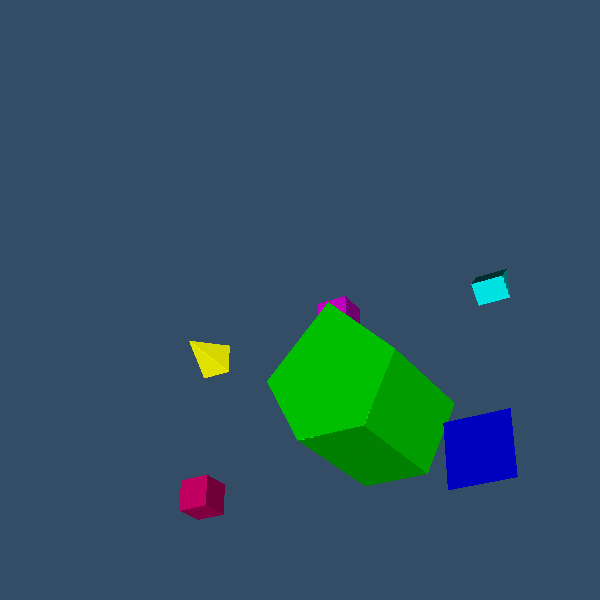

Reproduce this figure in Python.
#!/usr/bin/env python
# Demonstrate vtkCellCentersPointPlacer constraining a distance widget to cell centers.

import vtkmodules.vtkInteractionStyle  # noqa: F401
import vtkmodules.vtkRenderingFreeType  # noqa: F401
import vtkmodules.vtkRenderingOpenGL2  # noqa: F401

from vtkmodules.vtkCommonCore import vtkPoints
from vtkmodules.vtkCommonDataModel import (
    VTK_TETRA,
    vtkCellArray,
    vtkHexahedron,
    vtkPentagonalPrism,
    vtkPyramid,
    vtkTetra,
    vtkUnstructuredGrid,
    vtkVoxel,
    vtkWedge,
)
from vtkmodules.vtkCommonMath import vtkMatrix4x4
from vtkmodules.vtkCommonTransforms import vtkMatrixToLinearTransform
from vtkmodules.vtkFiltersGeneral import vtkTransformFilter
from vtkmodules.vtkInteractionWidgets import (
    vtkCellCentersPointPlacer,
    vtkDistanceRepresentation2D,
    vtkDistanceWidget,
    vtkPointHandleRepresentation3D,
)
from vtkmodules.vtkRenderingCore import (
    vtkActor,
    vtkDataSetMapper,
    vtkRenderWindow,
    vtkRenderWindowInteractor,
    vtkRenderer,
)

# Data: hexahedron
hex_points = vtkPoints()
hex_points.InsertNextPoint(0.0, 0.0, 0.0)
hex_points.InsertNextPoint(1.0, 0.0, 0.0)
hex_points.InsertNextPoint(1.0, 1.0, 0.0)
hex_points.InsertNextPoint(0.0, 1.0, 0.0)
hex_points.InsertNextPoint(0.0, 0.0, 1.0)
hex_points.InsertNextPoint(1.0, 0.0, 1.0)
hex_points.InsertNextPoint(1.0, 1.0, 1.0)
hex_points.InsertNextPoint(0.0, 1.0, 1.0)
hex_cell = vtkHexahedron()
hex_cell.GetPointIds().SetId(0, 0)
hex_cell.GetPointIds().SetId(1, 1)
hex_cell.GetPointIds().SetId(2, 2)
hex_cell.GetPointIds().SetId(3, 3)
hex_cell.GetPointIds().SetId(4, 4)
hex_cell.GetPointIds().SetId(5, 5)
hex_cell.GetPointIds().SetId(6, 6)
hex_cell.GetPointIds().SetId(7, 7)
hex_grid = vtkUnstructuredGrid()
hex_grid.SetPoints(hex_points)
hex_grid.InsertNextCell(hex_cell.GetCellType(), hex_cell.GetPointIds())

# Data: pentagonal prism
prism_points = vtkPoints()
prism_points.InsertNextPoint(1, 0, 0)
prism_points.InsertNextPoint(3, 0, 0)
prism_points.InsertNextPoint(4, 2, 0)
prism_points.InsertNextPoint(2, 4, 0)
prism_points.InsertNextPoint(0, 2, 0)
prism_points.InsertNextPoint(1, 0, 4)
prism_points.InsertNextPoint(3, 0, 4)
prism_points.InsertNextPoint(4, 2, 4)
prism_points.InsertNextPoint(2, 4, 4)
prism_points.InsertNextPoint(0, 2, 4)
prism_cell = vtkPentagonalPrism()
prism_cell.GetPointIds().SetId(0, 0)
prism_cell.GetPointIds().SetId(1, 1)
prism_cell.GetPointIds().SetId(2, 2)
prism_cell.GetPointIds().SetId(3, 3)
prism_cell.GetPointIds().SetId(4, 4)
prism_cell.GetPointIds().SetId(5, 5)
prism_cell.GetPointIds().SetId(6, 6)
prism_cell.GetPointIds().SetId(7, 7)
prism_cell.GetPointIds().SetId(8, 8)
prism_cell.GetPointIds().SetId(9, 9)
prism_grid = vtkUnstructuredGrid()
prism_grid.SetPoints(prism_points)
prism_grid.InsertNextCell(prism_cell.GetCellType(), prism_cell.GetPointIds())

# Data: pyramid
pyramid_points = vtkPoints()
pyramid_points.InsertNextPoint(1.0, 1.0, 1.0)
pyramid_points.InsertNextPoint(-1.0, 1.0, 1.0)
pyramid_points.InsertNextPoint(-1.0, -1.0, 1.0)
pyramid_points.InsertNextPoint(1.0, -1.0, 1.0)
pyramid_points.InsertNextPoint(0.0, 0.0, 0.0)
pyramid_cell = vtkPyramid()
pyramid_cell.GetPointIds().SetId(0, 0)
pyramid_cell.GetPointIds().SetId(1, 1)
pyramid_cell.GetPointIds().SetId(2, 2)
pyramid_cell.GetPointIds().SetId(3, 3)
pyramid_cell.GetPointIds().SetId(4, 4)
pyramid_grid = vtkUnstructuredGrid()
pyramid_grid.SetPoints(pyramid_points)
pyramid_grid.InsertNextCell(pyramid_cell.GetCellType(), pyramid_cell.GetPointIds())

# Data: tetrahedron
tetra_points = vtkPoints()
tetra_points.InsertNextPoint(0, 0, 0)
tetra_points.InsertNextPoint(1, 0, 0)
tetra_points.InsertNextPoint(1, 1, 0)
tetra_points.InsertNextPoint(0, 1, 1)
tetra_points.InsertNextPoint(5, 5, 5)
tetra_points.InsertNextPoint(6, 5, 5)
tetra_points.InsertNextPoint(6, 6, 5)
tetra_points.InsertNextPoint(5, 6, 6)
tetra_cell = vtkTetra()
tetra_cell.GetPointIds().SetId(0, 0)
tetra_cell.GetPointIds().SetId(1, 1)
tetra_cell.GetPointIds().SetId(2, 2)
tetra_cell.GetPointIds().SetId(3, 3)
tetra_cells = vtkCellArray()
tetra_cells.InsertNextCell(tetra_cell)
tetra_grid = vtkUnstructuredGrid()
tetra_grid.SetPoints(tetra_points)
tetra_grid.SetCells(VTK_TETRA, tetra_cells)

# Data: voxel
voxel_points = vtkPoints()
voxel_points.InsertNextPoint(0, 0, 0)
voxel_points.InsertNextPoint(1, 0, 0)
voxel_points.InsertNextPoint(0, 1, 0)
voxel_points.InsertNextPoint(1, 1, 0)
voxel_points.InsertNextPoint(0, 0, 1)
voxel_points.InsertNextPoint(1, 0, 1)
voxel_points.InsertNextPoint(0, 1, 1)
voxel_points.InsertNextPoint(1, 1, 1)
voxel_cell = vtkVoxel()
voxel_cell.GetPointIds().SetId(0, 0)
voxel_cell.GetPointIds().SetId(1, 1)
voxel_cell.GetPointIds().SetId(2, 2)
voxel_cell.GetPointIds().SetId(3, 3)
voxel_cell.GetPointIds().SetId(4, 4)
voxel_cell.GetPointIds().SetId(5, 5)
voxel_cell.GetPointIds().SetId(6, 6)
voxel_cell.GetPointIds().SetId(7, 7)
voxel_grid = vtkUnstructuredGrid()
voxel_grid.SetPoints(voxel_points)
voxel_grid.InsertNextCell(voxel_cell.GetCellType(), voxel_cell.GetPointIds())

# Data: wedge
wedge_points = vtkPoints()
wedge_points.InsertNextPoint(0, 1, 0)
wedge_points.InsertNextPoint(0, 0, 0)
wedge_points.InsertNextPoint(0, 0.5, 0.5)
wedge_points.InsertNextPoint(1, 1, 0)
wedge_points.InsertNextPoint(1, 0.0, 0.0)
wedge_points.InsertNextPoint(1, 0.5, 0.5)
wedge_cell = vtkWedge()
wedge_cell.GetPointIds().SetId(0, 0)
wedge_cell.GetPointIds().SetId(1, 1)
wedge_cell.GetPointIds().SetId(2, 2)
wedge_cell.GetPointIds().SetId(3, 3)
wedge_cell.GetPointIds().SetId(4, 4)
wedge_cell.GetPointIds().SetId(5, 5)
wedge_grid = vtkUnstructuredGrid()
wedge_grid.SetPoints(wedge_points)
wedge_grid.InsertNextCell(wedge_cell.GetCellType(), wedge_cell.GetPointIds())

# Transform + Mapper + Actor: hexahedron at grid position (0, 0)
hex_matrix = vtkMatrix4x4()
hex_matrix.SetElement(0, 3, 0)
hex_matrix.SetElement(1, 3, 0)
hex_transform = vtkMatrixToLinearTransform()
hex_transform.SetInput(hex_matrix)
hex_filter = vtkTransformFilter()
hex_filter.SetInputData(hex_grid)
hex_filter.SetTransform(hex_transform)
hex_filter.Update()
hex_mapper = vtkDataSetMapper()
hex_mapper.SetInputConnection(hex_filter.GetOutputPort())
hex_actor = vtkActor()
hex_actor.SetMapper(hex_mapper)
hex_actor.GetProperty().SetColor(1, 0, 0.5)

# Transform + Mapper + Actor: prism at grid position (1, 0)
prism_matrix = vtkMatrix4x4()
prism_matrix.SetElement(0, 3, 5)
prism_matrix.SetElement(1, 3, 0)
prism_transform = vtkMatrixToLinearTransform()
prism_transform.SetInput(prism_matrix)
prism_filter = vtkTransformFilter()
prism_filter.SetInputData(prism_grid)
prism_filter.SetTransform(prism_transform)
prism_filter.Update()
prism_mapper = vtkDataSetMapper()
prism_mapper.SetInputConnection(prism_filter.GetOutputPort())
prism_actor = vtkActor()
prism_actor.SetMapper(prism_mapper)
prism_actor.GetProperty().SetColor(0, 1, 0)

# Transform + Mapper + Actor: pyramid at grid position (2, 0)
pyramid_matrix = vtkMatrix4x4()
pyramid_matrix.SetElement(0, 3, 10)
pyramid_matrix.SetElement(1, 3, 0)
pyramid_transform = vtkMatrixToLinearTransform()
pyramid_transform.SetInput(pyramid_matrix)
pyramid_filter = vtkTransformFilter()
pyramid_filter.SetInputData(pyramid_grid)
pyramid_filter.SetTransform(pyramid_transform)
pyramid_filter.Update()
pyramid_mapper = vtkDataSetMapper()
pyramid_mapper.SetInputConnection(pyramid_filter.GetOutputPort())
pyramid_actor = vtkActor()
pyramid_actor.SetMapper(pyramid_mapper)
pyramid_actor.GetProperty().SetColor(0, 0, 1)

# Transform + Mapper + Actor: tetrahedron at grid position (0, 1)
tetra_matrix = vtkMatrix4x4()
tetra_matrix.SetElement(0, 3, 0)
tetra_matrix.SetElement(1, 3, 5)
tetra_transform = vtkMatrixToLinearTransform()
tetra_transform.SetInput(tetra_matrix)
tetra_filter = vtkTransformFilter()
tetra_filter.SetInputData(tetra_grid)
tetra_filter.SetTransform(tetra_transform)
tetra_filter.Update()
tetra_mapper = vtkDataSetMapper()
tetra_mapper.SetInputConnection(tetra_filter.GetOutputPort())
tetra_actor = vtkActor()
tetra_actor.SetMapper(tetra_mapper)
tetra_actor.GetProperty().SetColor(1, 1, 0)

# Transform + Mapper + Actor: voxel at grid position (1, 1)
voxel_matrix = vtkMatrix4x4()
voxel_matrix.SetElement(0, 3, 5)
voxel_matrix.SetElement(1, 3, 5)
voxel_transform = vtkMatrixToLinearTransform()
voxel_transform.SetInput(voxel_matrix)
voxel_filter = vtkTransformFilter()
voxel_filter.SetInputData(voxel_grid)
voxel_filter.SetTransform(voxel_transform)
voxel_filter.Update()
voxel_mapper = vtkDataSetMapper()
voxel_mapper.SetInputConnection(voxel_filter.GetOutputPort())
voxel_actor = vtkActor()
voxel_actor.SetMapper(voxel_mapper)
voxel_actor.GetProperty().SetColor(1, 0, 1)

# Transform + Mapper + Actor: wedge at grid position (2, 1)
wedge_matrix = vtkMatrix4x4()
wedge_matrix.SetElement(0, 3, 10)
wedge_matrix.SetElement(1, 3, 5)
wedge_transform = vtkMatrixToLinearTransform()
wedge_transform.SetInput(wedge_matrix)
wedge_filter = vtkTransformFilter()
wedge_filter.SetInputData(wedge_grid)
wedge_filter.SetTransform(wedge_transform)
wedge_filter.Update()
wedge_mapper = vtkDataSetMapper()
wedge_mapper.SetInputConnection(wedge_filter.GetOutputPort())
wedge_actor = vtkActor()
wedge_actor.SetMapper(wedge_mapper)
wedge_actor.GetProperty().SetColor(0, 1, 1)

# Point placer constrained to cell centers
point_placer = vtkCellCentersPointPlacer()
point_placer.AddProp(hex_actor)
point_placer.AddProp(prism_actor)
point_placer.AddProp(pyramid_actor)
point_placer.AddProp(tetra_actor)
point_placer.AddProp(voxel_actor)
point_placer.AddProp(wedge_actor)

# Renderer
renderer = vtkRenderer()
renderer.AddActor(hex_actor)
renderer.AddActor(prism_actor)
renderer.AddActor(pyramid_actor)
renderer.AddActor(tetra_actor)
renderer.AddActor(voxel_actor)
renderer.AddActor(wedge_actor)
renderer.SetBackground(0.2, 0.3, 0.4)
renderer.ResetCamera()
renderer.GetActiveCamera().Azimuth(30)
renderer.GetActiveCamera().Elevation(-30)
renderer.ResetCameraClippingRange()

# Render window
render_window = vtkRenderWindow()
render_window.AddRenderer(renderer)
render_window.SetWindowName("cell centers point placer")
render_window.SetSize(600, 600)

# Interactor
interactor = vtkRenderWindowInteractor()
interactor.SetRenderWindow(render_window)

# Widget
widget = vtkDistanceWidget()
widget.CreateDefaultRepresentation()

distance_rep = vtkDistanceRepresentation2D()
distance_rep.GetAxis().GetProperty().SetColor(1.0, 0.0, 0.0)

handle_rep = vtkPointHandleRepresentation3D()
handle_rep.GetProperty().SetLineWidth(4.0)
handle_rep.GetProperty().SetColor(0.8, 0.2, 0)
distance_rep.SetHandleRepresentation(handle_rep)
widget.SetRepresentation(distance_rep)

# Constrain handles to cell centers
distance_rep.InstantiateHandleRepresentation()
distance_rep.GetPoint1Representation().SetPointPlacer(point_placer)
distance_rep.GetPoint2Representation().SetPointPlacer(point_placer)

# Disable smooth motion for snap-to-center behavior
distance_rep.GetPoint1Representation().SmoothMotionOff()
distance_rep.GetPoint2Representation().SmoothMotionOff()

widget.SetInteractor(interactor)
widget.SetEnabled(1)

interactor.Initialize()
interactor.Start()
